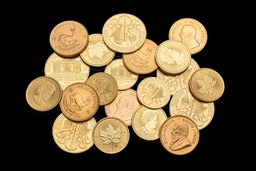
#> input picture img/coins5.jpg, 256 x 171 px, shrunk from 650 x 433 before the run
$ jupyter execute --allow-errors time_optimization.ipynb   (shell and % lines are left out)
#> lines starting #> are read from the running program, lines starting #| are printed output that depends on the picture
### module/methods.py
import logging

import cv2

# import matplotlib
# matplotlib.use("tkagg")
import matplotlib.pyplot as plt
import numpy as np
from scipy.ndimage.filters import convolve as conv2d
from tqdm import tqdm

logging.basicConfig(
    filename="exp.log",
    filemode="w",
    level=logging.INFO,
    format="%(asctime)s - %(levelname)s - %(funcName)s - %(message)s",
)


def canny(
    image,
    high_threshold: int = 200,
    low_threshold: int = 100,
    debugging=True,
    quiet=False,
):
    """
    给出numpy数组图像，和迟滞阈值法两个阈值
    """
    # 展示原图性质
    if debugging and not quiet:
        show_img(image, "image")
    elif not quiet:
        show_img(image, "image", analysis=False)

    # ----------------------------------------高斯滤波,默认5*5滤波
    # 输入image
    gaussian_kernel = np.array(
        [
            [2, 4, 5, 4, 2],
            [4, 9, 12, 9, 4],
            [5, 12, 15, 12, 5],
            [4, 9, 12, 9, 4],
            [2, 4, 5, 4, 2],
        ],
        dtype=np.float32,
    )  # 使用固定大小的kernel
    gaussian_kernel = gaussian_kernel / 159.0
    # TODO 改成生成不同大小的高斯kernel做滤波

    if debugging and not quiet:
        print(gaussian_kernel)
    h, w = image.shape
    if not quiet:
        print(f"image shape:{image.shape}")

    # 应用高斯平滑
    image_smoothed = conv2d(
        input=image,
        weights=gaussian_kernel,
        mode="constant",
    )
    logging.info("高斯平滑完成")

    # show_img(image_smoothed, "image_smoothed")
    image_smoothed = np.float32(image_smoothed)
    if debugging and not quiet:
        show_img(image_smoothed, "image_smoothed")

    # ----------------------------------------sobel梯度幅值
    # 现在有image_smmothed
    # 创建sobel算子
    sobel_x = np.array([[-1, 0, 1], [-2, 0, 2], [-1, 0, 1]], np.float32)
    sobel_y = np.array([[-1, -2, -1], [0, 0, 0], [1, 2, 1]], np.float32)
    h, w = image.shape
    # 应用sobel算子，计算两个方向的梯度
    grad_x = conv2d(
        image_smoothed,
        sobel_x,
        mode="constant",
    )
    grad_y = conv2d(
        image_smoothed,
        sobel_y,
        mode="constant",
    )
    if debugging and not quiet:
        show_img(grad_x, "grad_x")
        show_img(grad_y, "grad_y")
    grad = np.hypot(
        grad_x, grad_y
    )  # 计算对应元素的梯度均值，hypot相当于直角三角形求斜边
    logging.info("计算梯度完成")

    # print(grad.max())
    grad = grad / grad.max() * 255  # 整理到灰度区间内
    if debugging and not quiet:
        show_img(grad, "grad")

    direction = np.arctan2(
        grad_y, grad_x
    )  # arctan2函数相比于arctan接受两个参数，可以忽略可能遇到的非常值，比如，分母为0，x=C

    direction[direction < 0] += (
        np.pi
    )  # 将角度统一到正区间，减少方向判断数量（不能用绝对值，虽然不影响边缘检测，但是影响霍夫圆识别

    if debugging and not quiet:
        analyze_array(direction, "direction")
    logging.info("计算梯度方向完成")

    # ----------------------------------------非极大值抑制NMS
    # 现在有grad,direction
    # 四个方向的梯度求最大的极值（上下，左右，斜左，斜右）
    h, w = grad.shape
    grad_nms = np.zeros((h, w), dtype=np.int32)

    # 计算nms，只保留每个像素梯度方向的像素
    for x in tqdm(range(1, h - 1), desc="nms calculating"):
        for y in range(1, w - 1):
            # 临近像素p 设置为255是因为避免在没有进入分支的情况下被误分
            p1, p2 = 256, 256
            # 方向判断
            if (
                0 < direction[x, y] < np.pi / 8
                or np.pi * 7 / 8 < direction[x, y] < np.pi
            ):
                p1 = grad[x, y + 1]
                p2 = grad[x, y - 1]
            elif np.pi / 8 < direction[x, y] < np.pi * 3 / 8:
                p1 = grad[x - 1, y - 1]
                p2 = grad[x + 1, y + 1]
            elif np.pi * 3 / 8 < direction[x, y] < np.pi * 5 / 8:
                p1 = grad[x + 1, y]
                p2 = grad[x - 1, y]
            elif np.pi * 5 / 8 < direction[x, y] < np.pi * 7 / 8:
                p1 = grad[x + 1, y - 1]
                p2 = grad[x - 1, y + 1]

            # 如果同时大于周围像素则保留，否则为0
            if grad[x, y] >= max(p1, p2):
                grad_nms[x, y] = grad[x, y]
            else:
                grad_nms[x, y] = 0

    logging.info("计算NMS完成")
    grad_nms = grad_nms / grad_nms.max() * 255
    if debugging and not quiet:
        show_img(grad_nms, "grad_nms")

    # ----------------------------------------迟滞阈值 门限法
    # 输入 grad_nms
    # high_thr = high_threshold
    # low_thr = low_threshold

    h, w = grad_nms.shape
    edge = np.zeros((h, w), dtype=np.int32)
    strong = np.where(grad_nms >= high_threshold)
    uncertain = np.where((low_threshold <= grad_nms) & (grad_nms < high_threshold))

    edge[strong[0], strong[1]] = 255
    edge[uncertain[0], uncertain[1]] = 100

    # TODO 实现弱边缘检测

    if debugging and not quiet:
        show_img(edge, "edge")
    elif not quiet:
        show_img(edge, "edge", analysis=False)

    # print(image.shape, edge.shape, direction.shape) #这行代表处理前后形状不改变

    return edge, direction


def hough_circle(
    image,  # 未经处理的图像
    high_threshold=200,  # 边缘高阈值 最大为255
    low_threshold=100,  # 边缘低阈值
    min_r=40,  # 最小圆半径
    max_r=200,  # 最大圆半径
    min_voting=30,  # 最小投票数量
    min_center_distance=10,  # 最小圆心距离
    # 调试选项
    debugging=True,
    vt_debugging=False,  # voting_threshold_debugging
    vtd_step=5,  # 最小投票数量递增阈值，仅在vt_debugging开启时有效
    quiet=False,  # 安静，只展示结果，该选项设置为True会屏蔽上述调试选项
):
    # 使用canny提取边缘，得到的是int32类型的图像数组最大255
    edge, direction = canny(
        image,
        high_threshold=high_threshold,
        low_threshold=low_threshold,
        debugging=debugging,
        quiet=quiet,
    )

    # 定义参数空间x,y,r
    h, w = edge.shape
    vote_space = np.zeros((h, w, max_r), dtype=np.int32)  # 投票假设落于整数空间
    # FIXME 难以处理大图片，4096*3072*500就已经需要分配23G，霍夫投票空间实际上是一个相当稀疏的矩阵
    # 可以改进为int16

    # 投票,每个点投出一个圆锥的两条母线
    x, y = np.where(edge > 250)
    for i in tqdm(range(len(x)), desc="voting"):
        # 遍历所有的边缘点
        for r in range(min_r, max_r):
            # 遍历所有的半径，投票
            delta_x = r * np.sin(direction[x[i], y[i]])
            delta_y = r * np.cos(direction[x[i], y[i]])
            vx = int(np.around(x[i] + delta_x))
            vy = int(np.around(y[i] + delta_y))
            if 0 < vx < h and 0 < vy < w:
                vote_space[vx, vy, r] += 1
            vx = int(np.around(x[i] - delta_x))
            vy = int(np.around(y[i] - delta_y))
            if 0 < vx < h and 0 < vy < w:
                vote_space[vx, vy, r] += 1

    # 抑制圆心
    # analyze_array(vote_space[vote_space > 10], "vote space")  # 检查形状
    if debugging and not quiet:  # 分析圆心分布,按照票数从低到高
        for i in range(2, 20, 3):
            analyze_array(vote_space[vote_space > i], "vote space")

    # 筛选出可能的候选圆心（调试方法，
    circles = []
    if vt_debugging and not quiet:
        """
        因为发现筛选圆心的过程时间代价比较小，
        所以可以尝试使用不同的最小投票数量来画出不同的圆，找到最适合的圆
        """
        for v in range(5, np.max(vote_space), vtd_step):
            print(f"voting threshold:{v}")
            circles = _center_combine(vote_space, v, min_center_distance)
            _draw_circle(image, circles)
            cl = [c[2] for c in circles]  # 找到最大值
            print(f"Above circles: min_r{min(cl)},max_r{max(cl)}")
            print("-" * 100)
    else:
        circles = _center_combine(vote_space, min_voting, min_center_distance)
        _draw_circle(image, circles, quiet)

    # print(circles)  # 打印所有的圆坐标和半径
    return circles


def _center_combine(
    vote_space,
    min_voting,
    min_dist,
):
    # 使用最小投票数筛选圆心
    circles_to_be_selected = np.where(
        vote_space > min_voting
    )  # 返回x,y,r三个数组组成的list
    # print(circles_to_be_selected)
    circles_to_be_selected = np.stack(
        circles_to_be_selected, axis=1
    )  # 返回圆心[x,y,r]组成的列表
    # circles_to_be_selected = np.array(circles_to_be_selected)
    # 判断圆心之间的距离，如果小于最小圆心距离就当作是一个圆
    # 相对比较笨的方法，双层循环
    selected_label = np.zeros(
        len(circles_to_be_selected), dtype=np.int8
    )  # 已经选中的圆标记为1
    circles = []  # 存放已经找到的圆
    for i, centeri in tqdm(enumerate(circles_to_be_selected), desc="filter circle"):
        # 对于每一个待选的圆，找到和其他圆一样的点
        # 如果选中的店已经被标记为圆心
        if selected_label[i] > 0:
            continue
        selected_label[i] += 1  # 圆心选中，标记
        # 圆心列表,同一个圆心
        same_center = []
        same_center.append(centeri)
        x, y, r = np.mean(same_center, axis=0)  # 列表套数组可以求,双列表也可以求
        for j, centerj in enumerate(circles_to_be_selected):
            if selected_label[j] > 0:
                continue
            # 判断距离是否小于阈值，小于则归为一个圆
            if (x - centerj[0]) ** 2 + (y - centerj[1]) ** 2 < min_dist**2:
                # 同一个圆
                same_center.append(centerj)
                x, y, r = np.mean(
                    same_center, axis=0
                )  # 取圆心列表所有点的平均值作为中心点
                # 标记
                selected_label[j] += 1

        circles.append([x, y, r])

    circles = np.uint32(np.around(circles))  # 整数圆心
    return circles


def _draw_circle(img, circles, quiet=False):
    img_c = cv2.cvtColor(img, cv2.COLOR_GRAY2BGR)
    img_o = img_c.copy()
    for i in circles:
        cv2.circle(img_c, (i[1], i[0]), i[2], (0, 255, 0), 2)  # 绿色的圆
        cv2.circle(img_c, (i[1], i[0]), 2, (255, 0, 0), 2)  # 红色的圆心

    if quiet:
        fig, (ax1, ax2) = plt.subplots(1, 2, figsize=(10, 5))
        ax1.imshow(img_o)
        ax1.set_title("Origin Image")
        ax2.imshow(img_c)
        ax2.set_title("Circle Detected")
        ax1.axis("off")
        ax2.axis("off")
        plt.tight_layout()
        plt.show()
    else:
        show_img(img_c, analysis=False)


def show_img(image, title="", analysis=True):
    """
    展示灰度图片,并可选的分析像素分布
    """
    plt.imshow(image)
    # plt.imshow(image, "gray")
    plt.axis("off")
    plt.title(title)
    plt.show()
    if analysis:
        analyze_array(image, title)  #


# [33 lines left out: function analyze_array, not called in this run]


# [18 lines that do not run on import are left out]

### experimental/methods_numba.py
import cv2

# import matplotlib
# matplotlib.use("tkagg")
import matplotlib.pyplot as plt
import numpy as np
from numba import jit


@jit(cache=True)
def conv2d(input, weights, mode="constant"):
    h, w = input.shape
    output = np.zeros((h, w), dtype=np.int16)
    kh, kw = weights.shape
    # dh, dw = np.floor(kh / 2, dtype=np.int16), np.floor(kw / 2, dtype=np.int16)
    dh, dw = kh // 2, kw // 2
    origin = np.zeros((h + dh * 2, w + dw * 2))
    origin[dh : h + dh, dw : w + dw] = input.copy()
    for i in range(h):
        for j in range(w):
            output[i, j] = np.sum(origin[i : i + kh, j : j + kw] * weights)
    return output


@jit(cache=True)
def canny_numba(
    image,
    high_threshold: int = 200,
    low_threshold: int = 100,
):
    # ----------------------------------------高斯滤波,默认5*5滤波
    # 输入image
    gaussian_kernel = np.array(
        [
            [2, 4, 5, 4, 2],
            [4, 9, 12, 9, 4],
            [5, 12, 15, 12, 5],
            [4, 9, 12, 9, 4],
            [2, 4, 5, 4, 2],
        ],
        dtype=np.float32,
    )  # 使用固定大小的kernel
    gaussian_kernel = gaussian_kernel / 159.0

    h, w = image.shape

    # 应用高斯平滑 手动实现
    image_smoothed = conv2d(
        input=image,
        weights=gaussian_kernel,
        mode="constant",
    )
    # logging.info("高斯平滑完成")

    image_smoothed = image_smoothed.astype(np.float32)

    # ----------------------------------------sobel梯度幅值
    # 现在有image_smmothed
    # 创建sobel算子
    sobel_x = np.array([[-1, 0, 1], [-2, 0, 2], [-1, 0, 1]], np.float32)
    sobel_y = np.array([[-1, -2, -1], [0, 0, 0], [1, 2, 1]], np.float32)
    h, w = image.shape
    # 应用sobel算子，计算两个方向的梯度
    grad_x = conv2d(
        image_smoothed,
        sobel_x,
        mode="constant",
    )
    grad_y = conv2d(
        image_smoothed,
        sobel_y,
        mode="constant",
    )
    grad = np.hypot(
        grad_x, grad_y
    )  # 计算对应元素的梯度均值，hypot相当于直角三角形求斜边

    grad = grad / grad.max() * 255  # 整理到灰度区间内

    direction = np.arctan2(
        grad_y, grad_x
    )  # arctan2函数相比于arctan接受两个参数，可以忽略可能遇到的非常值，比如，分母为0，x=C

    # direction[direction < 0] += (
    #     np.pi
    # )
    for i in range(direction.shape[0]):
        for j in range(direction.shape[1]):
            if direction[i, j] < 0:
                direction[i, j] += np.pi
    # numba 对索引的处理不够成熟，需要改写成循环，

    # ----------------------------------------非极大值抑制NMS
    # 现在有grad,direction
    # 四个方向的梯度求最大的极值（上下，左右，斜左，斜右）
    h, w = grad.shape
    grad_nms = np.zeros((h, w), dtype=np.int32)

    # 计算nms，只保留每个像素梯度方向的像素
    for x in range(1, h - 1):
        for y in range(1, w - 1):
            # 临近像素p 设置为255是因为避免在没有进入分支的情况下被误分
            p1, p2 = 256, 256
            # 方向判断
            if (
                0 < direction[x, y] < np.pi / 8
                or np.pi * 7 / 8 < direction[x, y] < np.pi
            ):
                p1 = grad[x, y + 1]
                p2 = grad[x, y - 1]
            elif np.pi / 8 < direction[x, y] < np.pi * 3 / 8:
                p1 = grad[x - 1, y - 1]
                p2 = grad[x + 1, y + 1]
            elif np.pi * 3 / 8 < direction[x, y] < np.pi * 5 / 8:
                p1 = grad[x + 1, y]
                p2 = grad[x - 1, y]
            elif np.pi * 5 / 8 < direction[x, y] < np.pi * 7 / 8:
                p1 = grad[x + 1, y - 1]
                p2 = grad[x - 1, y + 1]

            # 如果同时大于周围像素则保留，否则为0
            if grad[x, y] >= max(p1, p2):
                grad_nms[x, y] = grad[x, y]
            else:
                grad_nms[x, y] = 0

    # logging.info("计算NMS完成")
    grad_nms = grad_nms / grad_nms.max() * 255

    # ----------------------------------------迟滞阈值 门限法
    # 输入 grad_nms

    h, w = grad_nms.shape
    edge = np.zeros((h, w), dtype=np.int32)
    strong = np.where(grad_nms >= high_threshold)
    uncertain = np.where((low_threshold <= grad_nms) & (grad_nms < high_threshold))

    # numba处理索引不行
    for i in range(len(strong[0])):
        edge[strong[0][i], strong[1][i]] = 255
    for i in range(len(uncertain[0])):
        edge[uncertain[0][i], uncertain[1][i]] = 100
    # edge[strong[0], strong[1]] = 255
    # edge[uncertain[0], uncertain[1]] = 100

    return edge, direction


@jit(cache=True)
def hough_circle_numba(
    image,  # 未经处理的图像
    high_threshold=200,  # 边缘高阈值 最大为255
    low_threshold=100,  # 边缘低阈值
    min_r=40,  # 最小圆半径
    max_r=200,  # 最大圆半径
    min_voting=30,  # 最小投票数量
    min_center_distance=10,  # 最小圆心距离
    # 调试选项
    debugging=True,
    vt_debugging=False,  # voting_threshold_debugging
    vtd_step=5,  # 最小投票数量递增阈值，仅在vt_debugging开启时有效
    quiet=False,  # 安静，只展示结果，该选项设置为True会屏蔽上述调试选项
):
    # 使用canny提取边缘，得到的是int32类型的图像数组最大255
    edge, direction = canny_numba(
        image,
        high_threshold=high_threshold,
        low_threshold=low_threshold,
    )
    # TODO 测试numba

    # 定义参数空间x,y,r
    h, w = edge.shape
    vote_space = np.zeros((h, w, max_r), dtype=np.int32)  # 投票假设落于整数空间
    # FIXME 稀疏的矩阵
    # 可以改进为int16

    # 投票,每个点投出一个圆锥的两条母线
    x, y = np.where(edge > 250)
    for i in range(len(x)):
        # 遍历所有的边缘点
        for r in range(min_r, max_r):
            # 遍历所有的半径，投票
            delta_x = r * np.sin(direction[x[i], y[i]])
            delta_y = r * np.cos(direction[x[i], y[i]])
            vx = int(np.around(x[i] + delta_x))
            vy = int(np.around(y[i] + delta_y))
            if 0 < vx < h and 0 < vy < w:
                vote_space[vx, vy, r] += 1
            vx = int(np.around(x[i] - delta_x))
            vy = int(np.around(y[i] - delta_y))
            if 0 < vx < h and 0 < vy < w:
                vote_space[vx, vy, r] += 1

    circles = []

    circles = _center_combine_numba(vote_space, min_voting, min_center_distance)
    _draw_circle(image, circles)

    return image, circles


@jit(
    cache=True,
    forceobj=True,
    looplift=False,
)
def _center_combine_numba(
    vote_space,
    min_voting,
    min_dist,
):
    # 使用最小投票数筛选圆心
    circles_to_be_selected = np.where(
        vote_space > min_voting
    )  # 返回x,y,r三个数组组成的list
    # print(circles_to_be_selected)
    circles_to_be_selected = np.stack(
        circles_to_be_selected, axis=1
    )  # 返回圆心[x,y,r]组成的列表

    # circles_to_be_selected = np.array(circles_to_be_selected)
    selected_label = np.zeros(
        len(circles_to_be_selected), dtype=np.int8
    )  # 已经选中的圆标记为1
    circles = []  # 存放已经找到的圆
    # [24 lines of commented-out code are left out]

    for i in range(circles_to_be_selected.shape[0]):
        # 对于每一个待选的圆，找到和其他圆一样的点
        # 如果选中的店已经被标记为圆心
        if selected_label[i] > 0:
            continue
        selected_label[i] += 1  # 圆心选中，标记
        # 圆心列表,同一个圆心
        same_center = []
        same_center.append(circles_to_be_selected[i])
        x, y, r = np.mean(same_center, axis=0)  # 列表套数组可以求,双列表也可以求
        for j in range(len(circles_to_be_selected)):
            if selected_label[j] > 0:
                continue
            # 判断距离是否小于阈值，小于则归为一个圆
            if (
                (x - circles_to_be_selected[j][0]) ** 2
                + (y - circles_to_be_selected[j][1]) ** 2
            ) < min_dist**2:
                # 同一个圆
                same_center.append(circles_to_be_selected[j])
                x, y, r = np.mean(
                    same_center, axis=0
                )  # 取圆心列表所有点的平均值作为中心点
                # 标记
                selected_label[j] += 1

        circles.append([x, y, r])

    circles = np.uint32(np.around(circles))  # 整数圆心
    return circles


def _draw_circle(img, circles, quiet=False):
    img_c = cv2.cvtColor(img, cv2.COLOR_GRAY2BGR)
    img_o = img_c.copy()
    for i in circles:
        cv2.circle(img_c, (i[1], i[0]), i[2], (0, 255, 0), 2)  # 绿色的圆
        cv2.circle(img_c, (i[1], i[0]), 2, (255, 0, 0), 2)  # 红色的圆心

    if quiet:
        fig, (ax1, ax2) = plt.subplots(1, 2, figsize=(10, 5))
        ax1.imshow(img_o)
        ax1.set_title("Origin Image")
        ax2.imshow(img_c)
        ax2.set_title("Circle Detected")
        ax1.axis("off")
        ax2.axis("off")
        plt.tight_layout()
        plt.show()
    else:
        show_img_numba(img_c, analysis=False)


def show_img_numba(image, title="", analysis=True):
    """
    展示灰度图片,并可选的分析像素分布
    """
    plt.imshow(image)
    # plt.imshow(image, "gray")
    plt.axis("off")
    plt.title(title)
    plt.show()
    if analysis:
        analyze_array(image, title)  #


# [33 lines left out: function analyze_array, not called in this run]


# [23 lines that do not run on import are left out]

### time_optimization.ipynb
[cell 1]
import logging

import cv2
import matplotlib.pyplot as plt
import numpy as np

from module.methods import canny, hough_circle, show_img

config = {
    "./img/coins5.jpg": {  # 多硬币交叠,调试完成
        "high_threshold": 100,
        "low_threshold": 50,
        "min_r": 30,
        "max_r": 60,
        "min_voting": 8,
        "min_center_distance": 25,
        "debugging": False,
    },
}

原生python

[cell 2]
img_path = "./img/coins5.jpg"
img = cv2.imread(img_path, cv2.IMREAD_GRAYSCALE)
circles = hough_circle(img, **config[img_path])
#| image shape:(171, 256)
#> in canny, `grad_x = conv2d( image_smoothed, sobel_x, mode="constant", )`:
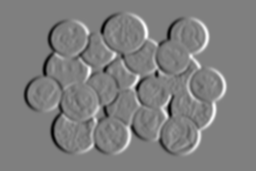
#> grad_x: shape (171, 256) float32; min -467, max 466, mean 0; drawn with min black and max white
#> in canny, `grad_y = conv2d( image_smoothed, sobel_y, mode="constant", )`:
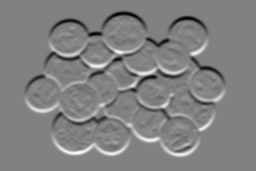
#> grad_y: shape (171, 256) float32; min -471, max 457, mean 0; drawn with min black and max white
#> in canny, `grad = np.hypot( grad_x, grad_y )`:
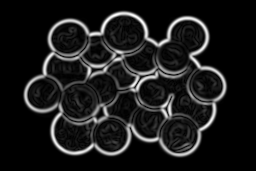
#> grad: shape (171, 256) float32; min 0, max 492.7, mean 52.4; drawn with min black and max white
#> in canny, `direction = np.arctan2( grad_y, grad_x )`:
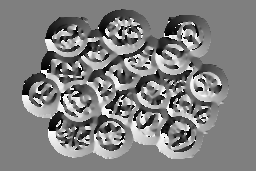
#> direction: shape (171, 256) float32; min -3.13, max 3.14, mean 0.0199; drawn with min black and max white
#> in canny, `direction[direction < 0] += ( np.pi )`:
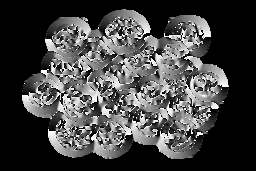
#> direction: shape (171, 256) float32; min 0, max 3.14, mean 0.83; drawn with min black and max white
#> after the loop in canny, `for x in tqdm(range(1, h - 1), desc="nms calculating"):`:
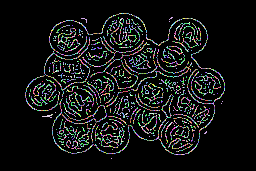
#> grad_nms: shape (171, 256) int32; 256 distinct labels, from 0 to 255; one colour per label, 0 black
#> in canny, `grad_nms = grad_nms / grad_nms.max() * 255`:
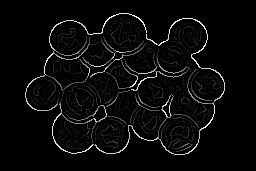
#> grad_nms: shape (171, 256) float64; min 0, max 255, mean 9.5
#> in canny, `strong = np.where(grad_nms >= high_threshold)`: strong = 1609 positions, rows 13 to 154, columns 25 to 224
#> in canny, `uncertain = np.where((low_threshold <= grad_nms) & (grad_nms < high_th..`: uncertain = 620 positions, rows 30 to 151, columns 47 to 215
#> call 2 of show_img, with title = 'edge', analysis = False
#> in show_img (call 2), `plt.show()`:
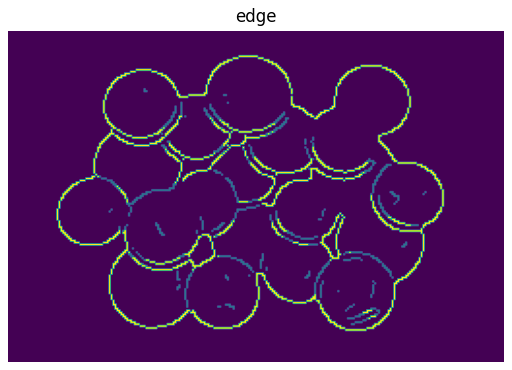
#> figure drawn by matplotlib, 1 panel
#> in hough_circle, `edge, direction = canny( image, high_threshold=high_threshold, low_thr..`:
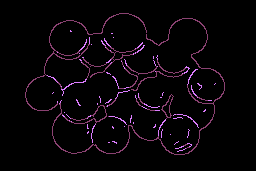
#> edge: shape (171, 256) int32; 3 distinct labels, from 0 to 255; one colour per label, 0 black
#> in hough_circle, `x, y = np.where(edge > 250)`: x = 1609 values from 13 to 154; y = 1609 values, max 224 at index 846, min 25 at index 917, mean 126.2
#> in _center_combine, `circles_to_be_selected = np.where( vote_space > min_voting )`: circles_to_be_selected = ([43, 44], [123, 123], [30, 31])
#> in _center_combine, `circles_to_be_selected = np.stack( circles_to_be_selected, axis=1 )`: circles_to_be_selected = [[43, 123, 30], [44, 123, 31]]
#> in _center_combine, `selected_label = np.zeros( len(circles_to_be_selected), dtype=np.int8 )`: selected_label = [0, 0]
#> the loop in _center_combine, `for i, centeri in tqdm(enumerate(circles_to_be_selected), desc="filter..` made 2 passes
#> after the loop in _center_combine, `for i, centeri in tqdm(enumerate(circles_to_be_selected), desc="filter..`: circles = [[43.5, 123, 30.5]]; selected_label = [1, 1]
#> in _center_combine, `circles = np.uint32(np.around(circles))`: circles = [[44, 123, 30]]
#> the loop in _draw_circle, `for i in circles:` made 1 pass
#> after the loop in _draw_circle, `for i in circles:`:
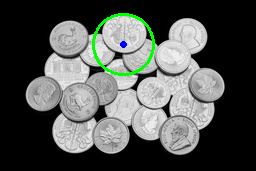
#> img_c: shape (171, 256, 3); mean B, G, R 81.4, 84.4, 81.2
#> circles = [[44, 123, 30]]

opencv c++实现

[cell 3]
# opencv例子
img = cv2.imread("./img/coins5.jpg", cv2.IMREAD_GRAYSCALE)
circles = cv2.HoughCircles(
    img,
    cv2.HOUGH_GRADIENT,
    dp=1,  # 图像分辨率和累加器分辨率比
    minDist=50,  # 被检测的圆心之间的最小距离
    param1=130,  # 传递给canny中的较高的阈值,低阈值是高阈值的一半
    param2=70,  # 检测阶段圆心的投票阈值，越小，错误的圆越多
    minRadius=30,  # 最小圆半径
    maxRadius=100,  # 最大圆半径
)
#> circles = None
#> (the rest of this cell did not finish here and is left out)

numba编译

[cell 4]

from experimental.methods_numba import canny_numba, hough_circle_numba, show_img_numba

# 针对图片的精调参数
config = {
    "./img/coins5.jpg": {  # 多硬币交叠,调试完成
        "high_threshold": 100,
        "low_threshold": 50,
        "min_r": 30,
        "max_r": 60,
        "min_voting": 8,
        "min_center_distance": 25,
        "debugging": False,
    },
}

img_path = "./img/coins5.jpg"
# test hough
img = cv2.imread(img_path, cv2.IMREAD_GRAYSCALE)
image, circles = hough_circle_numba(img, **config[img_path])
#> circles = [[44, 123, 30]]
print(circles)
#| [[ 44 123  30]]
